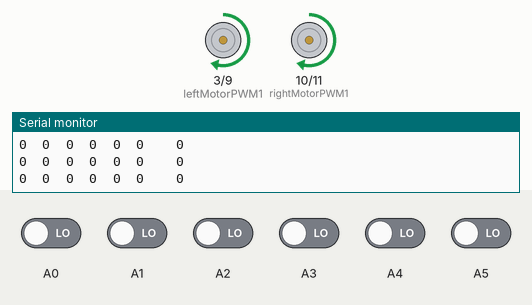
Simulated run of this sketch. Board: Arduino Uno, built with avr-gcc and run on an emulated ATmega328P. Shown: motor-driver pin pairs drawn as motors (green arrow = first pin HIGH = forward, orange = second pin HIGH = backward, longer = more drive), the last lines printed to the serial monitor. Inputs (shaded band) come from the test bench; at power-on: A0–5 LOW.

Above: at 8.7 s.
8.8 s: A0 driven HIGH
At 10.0 s:
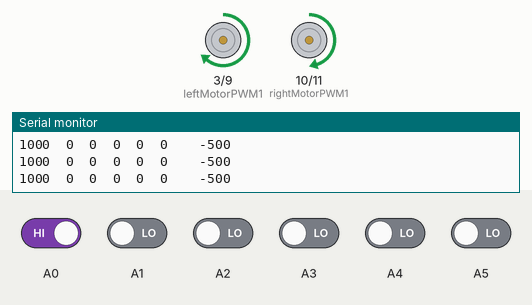
10.3 s: A1 driven HIGH
At 10.6 s:
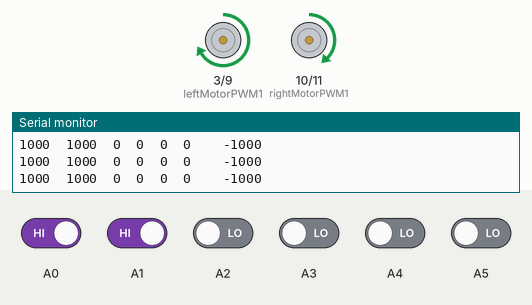
11.8 s: A2 driven HIGH
At 12.6 s:
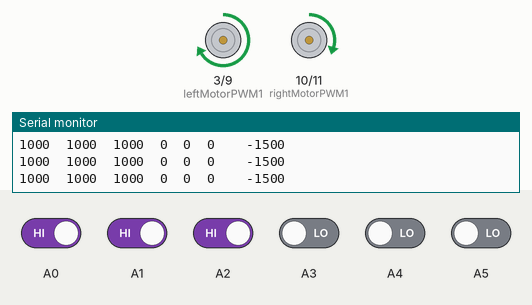
13.3 s: A3 driven HIGH
At 14.2 s:
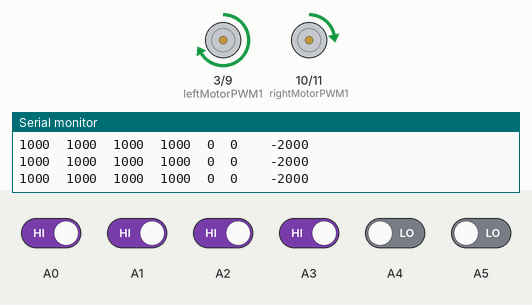
14.8 s: A4 driven HIGH
At 15.3 s:
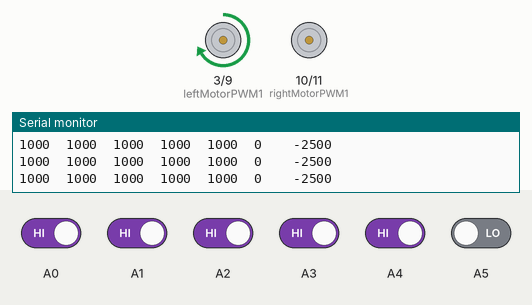
Timing chart, 0 to 17.8 s (numbered marks = the images above; inputs shaded):
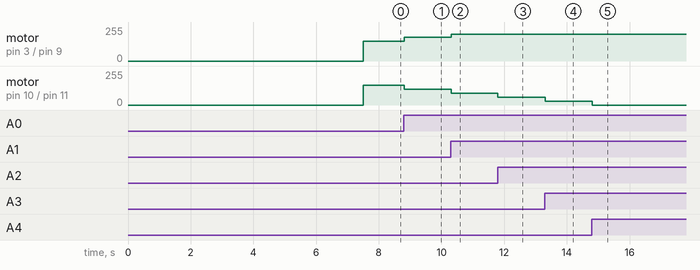

The sketch:

sketch_dec11aA.ino
```cpp
/*
Line Follower Robot code(proportional term used only among the three term of PID)
By MD ANWARUL KAWCHAR
METROPOLITAN UNIVERSITY, SYLHET, BANGLADESH
*/
#include <QTRSensors.h>//you must have to include this library

#define Kp .06// you can change it little bit but not more
#define rightMaxSpeed 200
#define leftMaxSpeed 200
#define basespeed 150
#define minimum_speed 0
#define NUM_SENSORS  6
#define TIMEOUT    2500
#define rightMotorPWM1 10 //give front speed and connected to D10
#define rightMotorPWM2 11 //give back speed connected to D11
#define leftMotorPWM1 3 //give front speed and connected to D3
#define leftMotorPWM2 9 //give back speed connected to D9


int rightMotorSpeed;
int leftMotorSpeed;
int rightMotorSpeed2 = 0;
int leftMotorSpeed2 = 0;

QTRSensorsRC qtrrc((unsigned char[]) {A0,A1,A2,A3,A4,A5}, NUM_SENSORS, TIMEOUT, QTR_NO_EMITTER_PIN); //total 8 sensor connected to D2, D4, D5, D6, D7, D8, D12, D13(remember D2 is leftmost sensor and D13 is rightmost sensor)
unsigned int sensorValues[NUM_SENSORS];


void setup()
{
  Serial.begin(9600);
  pinMode(rightMotorPWM1, OUTPUT);
  pinMode(rightMotorPWM2, OUTPUT);
  pinMode(leftMotorPWM1, OUTPUT);
  pinMode(leftMotorPWM2, OUTPUT);


  delay(500);
  int i;
  for (int i = 0; i < 200; i++) // calibrate for sometime by sliding the sensors across the line, or you may use auto-calibration instead
  {
    qtrrc.calibrate();
  }
  wait();
  delay(2000); // wait for 2s to position the bot before entering the main loop

}

void loop()
{
     //unsigned int position = qtrrc.readLine(sensorValues);              //black line

    unsigned int position = qtrrc.readLine(sensorValues, QTR_EMITTERS_ON, 1);                //white line
    int error = -(position - 2500);
    //sum_of_sensors_value = sensorValues[0] + sensorValues[1] + sensorValues[2] + sensorValues[3] + sensorValues[4] + sensorValues[5] + sensorValues[6] + sensorValues[7];


    {
      {
        int motorSpeed = error * Kp;

        rightMotorSpeed = basespeed + motorSpeed;
        leftMotorSpeed = basespeed - motorSpeed;
//        rightMotorSpeed2 = 0;
//        leftMotorSpeed2 = 0;

        if (rightMotorSpeed > rightMaxSpeed) rightMotorSpeed = rightMaxSpeed;
        if (leftMotorSpeed > leftMaxSpeed ) leftMotorSpeed = leftMaxSpeed;
        if (rightMotorSpeed < minimum_speed) rightMotorSpeed = minimum_speed;
        if (leftMotorSpeed < minimum_speed) leftMotorSpeed = minimum_speed;
      }


      {
        motor();
      }
    }


        {//for sensor read//see ==============Serial.Begin
          // print the sensor values as numbers from 0 to 1000, where 0 means maximum reflectance and
          // 1000 means minimum reflectance, followed by the line position
          for (unsigned char i = 0; i < NUM_SENSORS; i++)
          {
            Serial.print(sensorValues[i]);
            Serial.print('\t');
          }

          Serial.print('\t');
          Serial.print(error); // comment this line out if you are using raw values
          Serial.println(); // uncomment this line if you are using raw values
    //      Serial.print('\t');
    //      Serial.print(leftMotorSpeed);
    //      Serial.print('\t');
    //      Serial.println(rightMotorSpeed);
        }
  }


  void wait()
{
  analogWrite(rightMotorPWM1, 0);
  analogWrite(rightMotorPWM2, 0);
  analogWrite(leftMotorPWM1, 0);
  analogWrite(leftMotorPWM2, 0);
}

void motor() {
  analogWrite(rightMotorPWM1, rightMotorSpeed);
  analogWrite(rightMotorPWM2, rightMotorSpeed2);
  analogWrite(leftMotorPWM1, leftMotorSpeed);
  analogWrite(leftMotorPWM2, leftMotorSpeed2);
}
```

Measured:
- after the input at 8.8 s, motor on pin 3 (leftMotorPWM1) / pin 9 (leftMotorPWM2): forward 150/255 → forward 180/255 at once; motor on pin 10 (rightMotorPWM1) / pin 11 (rightMotorPWM2): forward 150/255 → forward 120/255 at once
- after the input at 10.3 s, motor on pin 3 (leftMotorPWM1) / pin 9 (leftMotorPWM2): forward 180/255 → forward 200/255 at once; motor on pin 10 (rightMotorPWM1) / pin 11 (rightMotorPWM2): forward 120/255 → forward 90/255 at once
- after the input at 11.8 s, motor on pin 10 (rightMotorPWM1) / pin 11 (rightMotorPWM2): forward 90/255 → forward 60/255 at once
- after the input at 13.3 s, motor on pin 10 (rightMotorPWM1) / pin 11 (rightMotorPWM2): forward 60/255 → forward 30/255 at once
- after the input at 14.8 s, motor on pin 10 (rightMotorPWM1) / pin 11 (rightMotorPWM2): forward 30/255 → stopped at once
